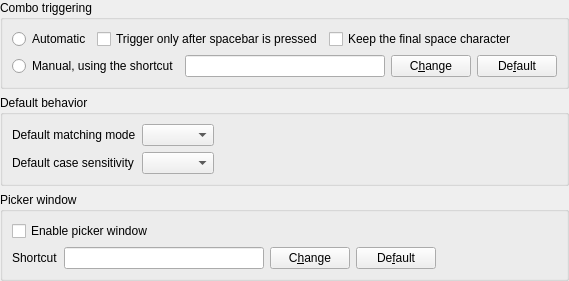
<?xml version="1.0" encoding="UTF-8"?>
<ui version="4.0">
 <class>PrefPaneCombos</class>
 <widget class="QFrame" name="PrefPaneCombos">
  <property name="geometry">
   <rect>
    <x>0</x>
    <y>0</y>
    <width>561</width>
    <height>276</height>
   </rect>
  </property>
  <property name="windowTitle">
   <string notr="true"/>
  </property>
  <layout class="QVBoxLayout" name="verticalLayout">
   <property name="leftMargin">
    <number>0</number>
   </property>
   <property name="topMargin">
    <number>0</number>
   </property>
   <property name="rightMargin">
    <number>0</number>
   </property>
   <property name="bottomMargin">
    <number>0</number>
   </property>
   <item>
    <widget class="QGroupBox" name="groupBox">
     <property name="title">
      <string>Combo triggering</string>
     </property>
     <layout class="QVBoxLayout" name="verticalLayout_6">
      <item>
       <layout class="QHBoxLayout" name="layout1">
        <item>
         <widget class="QRadioButton" name="radioComboTriggerAuto">
          <property name="text">
           <string>Automatic</string>
          </property>
         </widget>
        </item>
        <item>
         <widget class="QCheckBox" name="checkComboTriggersOnSpace">
          <property name="text">
           <string>Trigger only after spacebar is pressed</string>
          </property>
         </widget>
        </item>
        <item>
         <widget class="QCheckBox" name="checkKeepFinalSpaceCharacter">
          <property name="text">
           <string>Keep the final space character</string>
          </property>
         </widget>
        </item>
        <item>
         <spacer name="spacer1">
          <property name="orientation">
           <enum>Qt::Horizontal</enum>
          </property>
          <property name="sizeHint" stdset="0">
           <size>
            <width>0</width>
            <height>20</height>
           </size>
          </property>
         </spacer>
        </item>
       </layout>
      </item>
      <item>
       <layout class="QHBoxLayout" name="layout2">
        <item>
         <widget class="QRadioButton" name="radioComboTriggerManual">
          <property name="text">
           <string>Manual, using the shortcut</string>
          </property>
         </widget>
        </item>
        <item>
         <widget class="QLineEdit" name="editComboTriggerShortcut">
          <property name="sizePolicy">
           <sizepolicy hsizetype="Minimum" vsizetype="Fixed">
            <horstretch>0</horstretch>
            <verstretch>0</verstretch>
           </sizepolicy>
          </property>
          <property name="minimumSize">
           <size>
            <width>200</width>
            <height>0</height>
           </size>
          </property>
          <property name="maximumSize">
           <size>
            <width>100</width>
            <height>16777215</height>
           </size>
          </property>
          <property name="baseSize">
           <size>
            <width>50</width>
            <height>0</height>
           </size>
          </property>
          <property name="maxLength">
           <number>50</number>
          </property>
          <property name="readOnly">
           <bool>true</bool>
          </property>
         </widget>
        </item>
        <item>
         <widget class="QPushButton" name="buttonChangeComboTriggerShortcut">
          <property name="text">
           <string>C&amp;hange</string>
          </property>
         </widget>
        </item>
        <item>
         <widget class="QPushButton" name="buttonResetComboTriggerShortcut">
          <property name="text">
           <string>De&amp;fault</string>
          </property>
         </widget>
        </item>
        <item>
         <spacer name="spacer2">
          <property name="orientation">
           <enum>Qt::Horizontal</enum>
          </property>
          <property name="sizeHint" stdset="0">
           <size>
            <width>0</width>
            <height>20</height>
           </size>
          </property>
         </spacer>
        </item>
       </layout>
      </item>
     </layout>
    </widget>
   </item>
   <item>
    <widget class="QGroupBox" name="groupBoxDefaultBehavior">
     <property name="title">
      <string>Default behavior</string>
     </property>
     <layout class="QGridLayout" name="gridLayout">
      <item row="0" column="0">
       <widget class="QLabel" name="labelMatchingMode">
        <property name="text">
         <string>Default matching mode</string>
        </property>
       </widget>
      </item>
      <item row="0" column="1">
       <widget class="QComboBox" name="comboMatchingMode">
        <property name="sizeAdjustPolicy">
         <enum>QComboBox::AdjustToContents</enum>
        </property>
       </widget>
      </item>
      <item row="1" column="0">
       <widget class="QLabel" name="labelCaseSensitivity">
        <property name="text">
         <string>Default case sensitivity</string>
        </property>
       </widget>
      </item>
      <item row="1" column="1">
       <widget class="QComboBox" name="comboCaseSensitivity">
        <property name="sizeAdjustPolicy">
         <enum>QComboBox::AdjustToContents</enum>
        </property>
       </widget>
      </item>
      <item row="0" column="2" rowspan="2">
       <spacer name="spacer3">
        <property name="orientation">
         <enum>Qt::Horizontal</enum>
        </property>
        <property name="sizeHint" stdset="0">
         <size>
          <width>0</width>
          <height>20</height>
         </size>
        </property>
       </spacer>
      </item>
     </layout>
    </widget>
   </item>
   <item>
    <widget class="QGroupBox" name="groupPickerWindow">
     <property name="minimumSize">
      <size>
       <width>0</width>
       <height>0</height>
      </size>
     </property>
     <property name="title">
      <string>Picker window</string>
     </property>
     <layout class="QVBoxLayout" name="verticalLayout_5">
      <item>
       <widget class="QCheckBox" name="checkEnablePickerWindow">
        <property name="text">
         <string>Enable picker window</string>
        </property>
       </widget>
      </item>
      <item>
       <layout class="QHBoxLayout" name="layout3">
        <item>
         <widget class="QLabel" name="labelPickerWindowShortcut">
          <property name="text">
           <string>Shortcut</string>
          </property>
         </widget>
        </item>
        <item>
         <widget class="QLineEdit" name="editPickerWindowShortcut">
          <property name="sizePolicy">
           <sizepolicy hsizetype="Minimum" vsizetype="Fixed">
            <horstretch>0</horstretch>
            <verstretch>0</verstretch>
           </sizepolicy>
          </property>
          <property name="minimumSize">
           <size>
            <width>200</width>
            <height>0</height>
           </size>
          </property>
          <property name="baseSize">
           <size>
            <width>50</width>
            <height>0</height>
           </size>
          </property>
          <property name="maxLength">
           <number>50</number>
          </property>
          <property name="readOnly">
           <bool>true</bool>
          </property>
         </widget>
        </item>
        <item>
         <widget class="QPushButton" name="buttonChangePickerWindowShortcut">
          <property name="text">
           <string>C&amp;hange</string>
          </property>
         </widget>
        </item>
        <item>
         <widget class="QPushButton" name="buttonResetPickerWindowShortcut">
          <property name="text">
           <string>De&amp;fault</string>
          </property>
         </widget>
        </item>
        <item>
         <spacer name="spacer4">
          <property name="orientation">
           <enum>Qt::Horizontal</enum>
          </property>
          <property name="sizeHint" stdset="0">
           <size>
            <width>0</width>
            <height>20</height>
           </size>
          </property>
         </spacer>
        </item>
       </layout>
      </item>
     </layout>
    </widget>
   </item>
  </layout>
 </widget>
 <resources/>
 <connections>
  <connection>
   <sender>radioComboTriggerAuto</sender>
   <signal>toggled(bool)</signal>
   <receiver>PrefPaneCombos</receiver>
   <slot>onRadioAutomaticComboTrigger(bool)</slot>
   <hints>
    <hint type="sourcelabel">
     <x>50</x>
     <y>36</y>
    </hint>
    <hint type="destinationlabel">
     <x>280</x>
     <y>44</y>
    </hint>
   </hints>
  </connection>
  <connection>
   <sender>checkComboTriggersOnSpace</sender>
   <signal>toggled(bool)</signal>
   <receiver>PrefPaneCombos</receiver>
   <slot>onCheckComboTriggersOnSpace(bool)</slot>
   <hints>
    <hint type="sourcelabel">
     <x>192</x>
     <y>41</y>
    </hint>
    <hint type="destinationlabel">
     <x>555</x>
     <y>0</y>
    </hint>
   </hints>
  </connection>
  <connection>
   <sender>checkKeepFinalSpaceCharacter</sender>
   <signal>toggled(bool)</signal>
   <receiver>PrefPaneCombos</receiver>
   <slot>onCheckKeepFinalSpace(bool)</slot>
   <hints>
    <hint type="sourcelabel">
     <x>436</x>
     <y>30</y>
    </hint>
    <hint type="destinationlabel">
     <x>486</x>
     <y>0</y>
    </hint>
   </hints>
  </connection>
  <connection>
   <sender>buttonChangeComboTriggerShortcut</sender>
   <signal>clicked()</signal>
   <receiver>PrefPaneCombos</receiver>
   <slot>onChangeComboTriggerShortcut()</slot>
   <hints>
    <hint type="sourcelabel">
     <x>410</x>
     <y>70</y>
    </hint>
    <hint type="destinationlabel">
     <x>457</x>
     <y>0</y>
    </hint>
   </hints>
  </connection>
  <connection>
   <sender>buttonResetComboTriggerShortcut</sender>
   <signal>clicked()</signal>
   <receiver>PrefPaneCombos</receiver>
   <slot>onResetComboTriggerShortcut()</slot>
   <hints>
    <hint type="sourcelabel">
     <x>518</x>
     <y>68</y>
    </hint>
    <hint type="destinationlabel">
     <x>392</x>
     <y>0</y>
    </hint>
   </hints>
  </connection>
  <connection>
   <sender>comboMatchingMode</sender>
   <signal>currentIndexChanged(int)</signal>
   <receiver>PrefPaneCombos</receiver>
   <slot>onChangeDefaultMatchingMode()</slot>
   <hints>
    <hint type="sourcelabel">
     <x>210</x>
     <y>143</y>
    </hint>
    <hint type="destinationlabel">
     <x>266</x>
     <y>0</y>
    </hint>
   </hints>
  </connection>
  <connection>
   <sender>comboCaseSensitivity</sender>
   <signal>currentIndexChanged(int)</signal>
   <receiver>PrefPaneCombos</receiver>
   <slot>onChangeDefaultCaseSensitivity()</slot>
   <hints>
    <hint type="sourcelabel">
     <x>167</x>
     <y>155</y>
    </hint>
    <hint type="destinationlabel">
     <x>158</x>
     <y>0</y>
    </hint>
   </hints>
  </connection>
  <connection>
   <sender>checkEnablePickerWindow</sender>
   <signal>toggled(bool)</signal>
   <receiver>PrefPaneCombos</receiver>
   <slot>onCheckEnablePickerWindow(bool)</slot>
   <hints>
    <hint type="sourcelabel">
     <x>280</x>
     <y>223</y>
    </hint>
    <hint type="destinationlabel">
     <x>280</x>
     <y>137</y>
    </hint>
   </hints>
  </connection>
  <connection>
   <sender>buttonChangePickerWindowShortcut</sender>
   <signal>clicked()</signal>
   <receiver>PrefPaneCombos</receiver>
   <slot>onChangePickerWindowShortcut()</slot>
   <hints>
    <hint type="sourcelabel">
     <x>330</x>
     <y>255</y>
    </hint>
    <hint type="destinationlabel">
     <x>563</x>
     <y>188</y>
    </hint>
   </hints>
  </connection>
  <connection>
   <sender>buttonResetPickerWindowShortcut</sender>
   <signal>clicked()</signal>
   <receiver>PrefPaneCombos</receiver>
   <slot>onResetPickerWindowShortcut()</slot>
   <hints>
    <hint type="sourcelabel">
     <x>390</x>
     <y>257</y>
    </hint>
    <hint type="destinationlabel">
     <x>564</x>
     <y>156</y>
    </hint>
   </hints>
  </connection>
 </connections>
 <slots>
  <slot>onRadioAutomaticComboTrigger(bool)</slot>
  <slot>onCheckComboTriggersOnSpace(bool)</slot>
  <slot>onCheckKeepFinalSpace(bool)</slot>
  <slot>onChangeComboTriggerShortcut()</slot>
  <slot>onResetComboTriggerShortcut()</slot>
  <slot>onChangeDefaultMatchingMode()</slot>
  <slot>onChangeDefaultCaseSensitivity()</slot>
  <slot>onCheckEnablePickerWindow(bool)</slot>
  <slot>onChangePickerWindowShortcut()</slot>
  <slot>onResetPickerWindowShortcut()</slot>
 </slots>
</ui>
